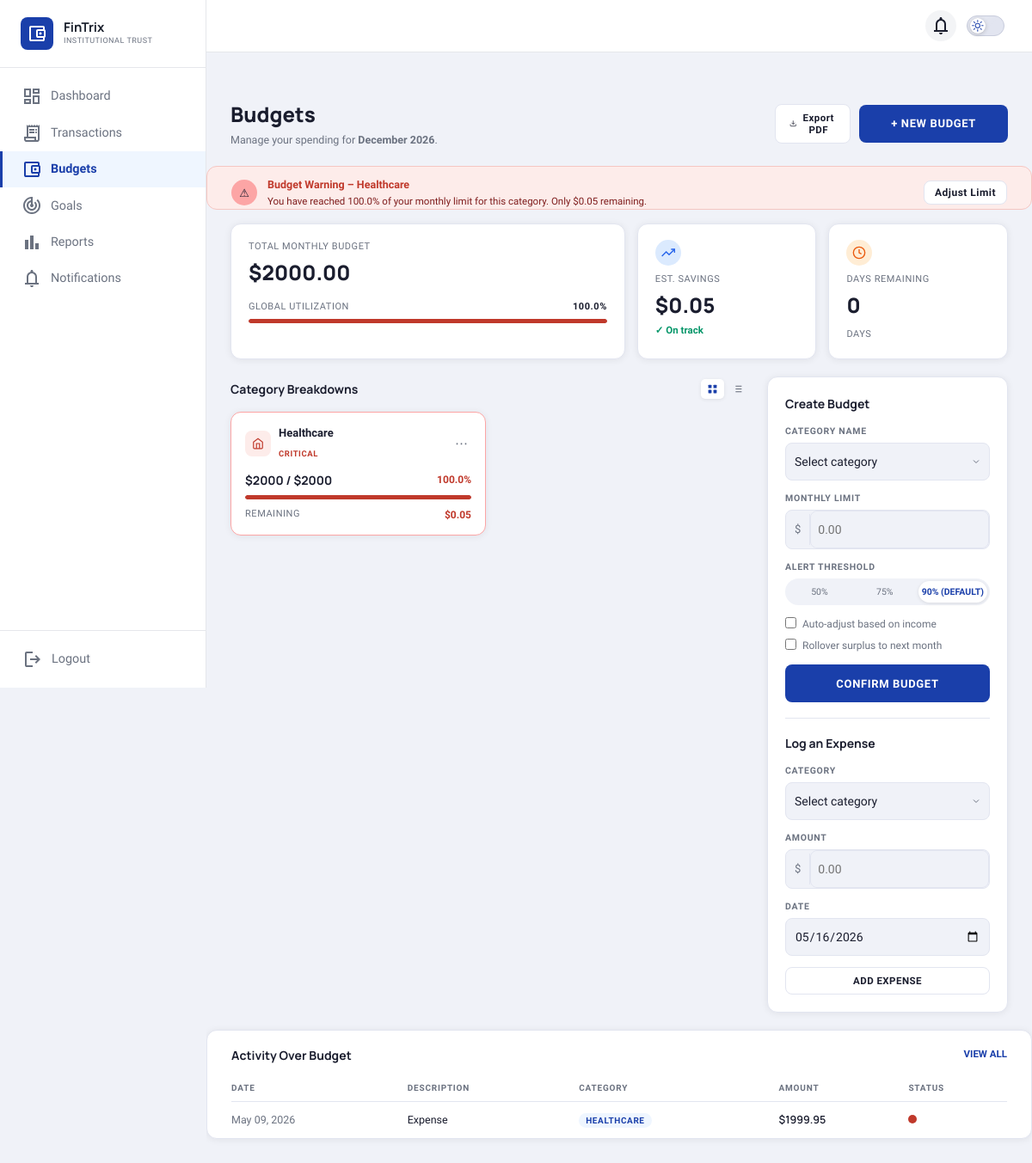
Page /budgets/4/ (signed in) on the committed database.
### budgets/models.py (models this page shows, shortened)
class Budget(models.Model):
    month = models.DateField()
    year = models.IntegerField()
    def get_total_spent(self) -> float:
        result = self.category_budgets.aggregate(total=Sum("spent_amount"))["total"]
        return result if result else 0.0
    def get_remaining(self) -> float:
        total_limit = self.category_budgets.aggregate(total=Sum("limit"))["total"] or 0.0
        return total_limit - self.get_total_spent()

class Category(models.Model):
    name = models.CharField(max_length=100, unique=True)

class CategoryBudget(models.Model):
    budget = models.ForeignKey(
        Budget,
        on_delete=models.CASCADE,
        related_name="category_budgets",
    )
    category = models.ForeignKey(
        Category,
        on_delete=models.CASCADE,
        related_name="category_budgets",
    )
    limit = models.FloatField()
    spent_amount = models.FloatField(default=0.0)
    def get_remaining(self) -> float:
        return self.limit - self.spent_amount
    def is_limited(self) -> bool:
        return self.spent_amount >= self.limit

class Expense(models.Model):
    category_budget = models.ForeignKey(
        CategoryBudget,
        on_delete=models.CASCADE,
        related_name="expenses",
    )
    amount = models.FloatField()
    date = models.DateField()
    description     = models.CharField(max_length=200, blank=True, default="Expense")

### budgets/views.py (the view)
# urls.py: path("<int:budget_id>/",views.budget_detail,name="budget_detail"),
@login_required
def budget_detail(request, budget_id):
    budget           = get_object_or_404(Budget, id=budget_id)
    category_budgets = budget.category_budgets.select_related("category")
    categories  = []
    total_limit = 0.0
    total_spent = 0.0
    for cb in category_budgets:
        percentage = (cb.spent_amount / cb.limit * 100) if cb.limit > 0 else 0
        expenses = list(cb.expenses.order_by("-date").values("id", "amount", "date"))
        categories.append({
            "id":           cb.id,
            "name":         cb.category.name,
            "limit":        cb.limit,
            "spent_amount": cb.spent_amount,
            "remaining":    cb.get_remaining(),
            "percentage":   round(percentage, 1),
            "is_limited":   cb.is_limited(),
            "expenses":     expenses,
        })
        total_limit += cb.limit
        total_spent += cb.spent_amount
    global_utilization = (total_spent / total_limit * 100) if total_limit > 0 else 0
    today    = date.today()
    last_day = monthrange(budget.year, budget.month.month)[1]
    days_remaining = (
        last_day - today.day
        if (today.month == budget.month.month and today.year == budget.year)
        else 0
    )
    return render(request, "Budget.html", {
        "budget":             budget,
        "categories":         categories,
        "total_limit":        total_limit,
        "total_spent":        total_spent,
        "remaining":          budget.get_remaining(),
        "global_utilization": round(global_utilization, 1),
        "estimated_savings":  total_limit - total_spent,
        "days_remaining":     days_remaining,
    })

### budgets/templates/Budget.html (shortened to what this page needs)
{% load static %}
<!DOCTYPE html>
<html lang="en">
<head>
  <link rel="stylesheet" href="{% static 'css/style-Budget.css' %}" />
  <link rel="stylesheet" href="{% static 'css/theme-global.css' %}" />
</head>
<body>
<div class="app">
  {% include "includes/fintrix_sidebar.html" %}
  <main class="main">
    <div class="top-header">
      <a href="{% url 'notification_center' %}" class="header-icon" title="Notifications" aria-label="Notifications" style="text-decoration:none;color:inherit;">
      </a>
      {% include "includes/fintrix_theme_toggle.html" %}
    </div>
    <div class="page-header">
      <div>
        <h1 class="page-title">Budgets</h1>
        <p class="page-sub">
          {% if budget %}Manage your spending for <strong>{{ budget.month|date:"F" }} {{ budget.year }}</strong>.
          {% else %}Manage your monthly spending limits and financial health.{% endif %}
        </p>
      </div>
      <div class="header-btns">
        <button class="btn-outline" id="exportBtn">
          <svg viewBox="0 0 24 24" fill="none" stroke="currentColor" stroke-width="2" width="13" height="13"><path d="M21 15v4a2 2 0 0 1-2 2H5a2 2 0 0 1-2-2v-4"/><polyline points="7 10 12 15 17 10"/><line x1="12" y1="15" x2="12" y2="3"/></svg>
          Export PDF
        </button>
        <a href="{% url 'create_budget' %}" class="btn-primary">+ New Budget</a>
      </div>
    </div>
    {% for cat in categories %}
      {% if cat.percentage >= 90 %}
      <div class="alert-bar" id="alertBar">
        <div class="alert-inner">
          <div class="alert-ico">⚠</div>
          <div>
            <strong>Budget Warning – {{ cat.name }}</strong>
            <p>You have reached {{ cat.percentage }}% of your monthly limit for this category. Only ${{ cat.remaining|floatformat:2 }} remaining.</p>
          </div>
        </div>
        <button class="btn-outline sm" onclick="scrollToForm()">Adjust Limit</button>
      </div>
      {% endif %}
    {% endfor %}
    {% if dashboard_data %}
    <div class="dash-grid">
      {% for item in dashboard_data %}
      <a href="{% url 'budget_detail' item.budget.id %}" class="dash-card">
        <div class="dash-card-top">
          <span class="dash-month">{{ item.budget.month|date:"F Y" }}</span>
          <span class="dash-badge">Active</span>
        </div>
        <div class="dash-nums">
          <div>
            <p class="lbl">Spent</p>
            <p class="num">${{ item.total_spent|floatformat:0 }}</p>
          </div>
          <div>
            <p class="lbl">Remaining</p>
            <p class="num green">${{ item.remaining|floatformat:0 }}</p>
          </div>
        </div>
      </a>
      {% empty %}
      <div class="no-budgets">
        <p>No budgets yet.</p>
        <a href="{% url 'create_budget' %}" class="btn-primary">Create your first budget</a>
      </div>
      {% endfor %}
    </div>
    {% elif budget %}
    <div class="stats-row">
      <div class="stat-card wide">
        <p class="lbl">TOTAL MONTHLY BUDGET</p>
        <div class="stat-main-row">
          <h2 class="stat-num">${{ total_limit|floatformat:2 }}</h2>
        </div>
        <div class="util-row">
          <span class="lbl">Global Utilization</span>
          <span class="lbl bold">{{ global_utilization }}%</span>
        </div>
        <div class="prog-track">
          <div class="prog-fill {% if global_utilization >= 90 %}fill-danger{% elif global_utilization >= 75 %}fill-warn{% endif %}"
               style="width:{{ global_utilization }}%"></div>
        </div>
      </div>
      <div class="stat-card">
        <div class="stat-icon blue">
          <svg viewBox="0 0 24 24" fill="none" stroke="currentColor" stroke-width="2" width="16" height="16"><polyline points="23 6 13.5 15.5 8.5 10.5 1 18"/><polyline points="17 6 23 6 23 12"/></svg>
        </div>
        <p class="lbl">EST. SAVINGS</p>
        <h2 class="stat-num">${{ estimated_savings|floatformat:2 }}</h2>
        <span class="on-track">✓ On track</span>
      </div>
      <div class="stat-card">
        <div class="stat-icon orange">
          <svg viewBox="0 0 24 24" fill="none" stroke="currentColor" stroke-width="2" width="16" height="16"><circle cx="12" cy="12" r="10"/><polyline points="12 6 12 12 16 14"/></svg>
        </div>
        <p class="lbl">DAYS REMAINING</p>
        <h2 class="stat-num">{{ days_remaining }}</h2>
        <span class="lbl">Days</span>
      </div>
    </div>
    <div class="content-wrap">
      <div class="content-left">
        <div class="sec-header">
          <h3 class="sec-title">Category Breakdowns</h3>
          <div class="view-btns">
            <button class="vbtn active" id="gridBtn">
              <svg viewBox="0 0 24 24" fill="currentColor" width="13" height="13"><rect x="3" y="3" width="7" height="7" rx="1"/><rect x="14" y="3" width="7" height="7" rx="1"/><rect x="3" y="14" width="7" height="7" rx="1"/><rect x="14" y="14" width="7" height="7" rx="1"/></svg>
            </button>
            <button class="vbtn" id="listBtn">
              <svg viewBox="0 0 24 24" fill="none" stroke="currentColor" stroke-width="2" width="13" height="13"><line x1="8" y1="6" x2="21" y2="6"/><line x1="8" y1="12" x2="21" y2="12"/><line x1="8" y1="18" x2="21" y2="18"/><line x1="3" y1="6" x2="3.01" y2="6"/></svg>
            </button>
          </div>
        </div>
        <div class="cat-grid" id="catGrid">
          {% for cat in categories %}
          <div class="cat-card {% if cat.percentage >= 90 %}cat-danger{% endif %}" data-name="{{ cat.name|lower }}">
            <div class="cat-head">
              <div class="cat-ico {% if cat.percentage >= 90 %}ico-danger{% endif %}">
                <svg viewBox="0 0 24 24" fill="none" stroke="currentColor" stroke-width="2" width="14" height="14"><path d="M3 9l9-7 9 7v11a2 2 0 0 1-2 2H5a2 2 0 0 1-2-2z"/><polyline points="9 22 9 12 15 12 15 22"/></svg>
              </div>
              <div class="cat-meta">
                <p class="cat-name">{{ cat.name }}</p>
                <span class="cat-tag {% if cat.percentage >= 90 %}tag-red{% endif %}">
                  {% if cat.percentage >= 90 %}CRITICAL{% else %}FIXED EXPENSE{% endif %}
                </span>
              </div>
              <button class="more-btn" data-id="{{ cat.id }}" data-budget="{{ budget.id }}">⋯</button>
            </div>
            <div class="cat-row">
              <span class="cat-spent">${{ cat.spent_amount|floatformat:0 }} / ${{ cat.limit|floatformat:0 }}</span>
              <span class="cat-pct {% if cat.percentage >= 90 %}pct-red{% elif cat.percentage >= 75 %}pct-warn{% endif %}">{{ cat.percentage }}%</span>
            </div>
            <div class="prog-track">
              <div class="prog-fill {% if cat.percentage >= 90 %}fill-danger{% elif cat.percentage >= 75 %}fill-warn{% elif cat.percentage >= 50 %}fill-ok{% endif %}"
                   style="width:{{ cat.percentage }}%"></div>
            </div>
            <div class="cat-foot">
              <span class="lbl">Remaining</span>
              <span class="rem-val {% if cat.percentage >= 90 %}rem-red{% endif %}">${{ cat.remaining|floatformat:2 }}</span>
            </div>
          </div>
          {% empty %}
          <div class="cat-empty">No categories added yet. Use the form to get started.</div>
          {% endfor %}
        </div>
      </div>
      <div class="content-right" id="formSection">
        <div class="form-card">
          <h3 class="form-title">Create Budget</h3>
          <form method="POST" action="{% url 'add_category_limit' budget.id %}" id="categoryForm">
            <div class="field">
              <label class="field-lbl">CATEGORY NAME</label>
              <div class="select-wrap">
                <select name="category_name" id="catSelect" required>
                  <option value="" disabled selected>Select category</option>
                </select>
              </div>
            </div>
            <div class="field">
              <label class="field-lbl">MONTHLY LIMIT</label>
              <div class="money-input">
                <span class="money-sym">$</span>
                <input type="number" name="limit" id="limitInput" step="0.01" min="0.01" placeholder="0.00" required />
              </div>
            </div>
            <div class="field">
              <label class="field-lbl">ALERT THRESHOLD</label>
              <div class="thresh-row">
                <span class="thresh-opt" data-val="50">50%</span>
                <span class="thresh-opt" data-val="75">75%</span>
                <span class="thresh-opt active" data-val="90">90% (DEFAULT)</span>
              </div>
            </div>
            <div class="field checks">
              <label class="chk-lbl"><input type="checkbox" name="auto_adjust" /> Auto-adjust based on income</label>
              <label class="chk-lbl"><input type="checkbox" name="rollover" /> Rollover surplus to next month</label>
            </div>
            <button type="submit" class="btn-primary full">CONFIRM BUDGET</button>
          </form>
          <div class="divider"></div>
          <h3 class="form-title">Log an Expense</h3>
          <form method="POST" action="{% url 'add_expense' budget.id %}" id="expenseForm">
            <div class="field">
              <label class="field-lbl">CATEGORY</label>
              <div class="select-wrap">
                <select name="category_name" required>
                  <option value="" disabled selected>Select category</option>
                </select>
              </div>
            </div>
            <div class="field">
              <label class="field-lbl">AMOUNT</label>
              <div class="money-input">
                <span class="money-sym">$</span>
                <input type="number" name="amount" step="0.01" min="0.01" placeholder="0.00" required />
              </div>
            </div>
            <div class="field">
              <label class="field-lbl">DATE</label>
              <input type="date" name="date" id="expenseDate" required />
            </div>
            <button type="submit" class="btn-outline full">ADD EXPENSE</button>
          </form>
        </div>
      </div>
    </div>
    <div class="activity-card">
      <div class="sec-header">
        <h3 class="sec-title">Activity Over Budget</h3>
        <a href="#" class="view-all">VIEW ALL</a>
      </div>
      <table class="act-table">
        <thead>
          <tr>
            <th>DATE</th>
            <th>DESCRIPTION</th>
            <th>CATEGORY</th>
            <th>AMOUNT</th>
            <th>STATUS</th>
          </tr>
        </thead>
        <tbody>
          {% for cat in categories %}
            {% for expense in cat.expenses %}
            <tr>
              <td class="act-date">{{ expense.date|date:"M d, Y" }}</td>
              <td class="act-desc">{{ expense.description|default:"Expense" }}</td>
              <td><span class="act-cat-tag">{{ cat.name }}</span></td>
              <td class="act-amt">${{ expense.amount|floatformat:2 }}</td>
              <td>
                {% if cat.percentage >= 90 %}
                  <span class="status-dot red"></span>
                {% else %}
                  <span class="status-dot green"></span>
                {% endif %}
              </td>
            </tr>
            {% endfor %}
          {% empty %}
          <tr><td colspan="5" class="act-empty">No expenses recorded yet.</td></tr>
          {% endfor %}
        </tbody>
      </table>
    </div>
    {% endif %}
  </main>
</div>
</body>
</html>

### rows in the picture
Budget: month "December", year "2026"
Category: name "Healthcare", name "Healthcare", name "HEALTHCARE"
CategoryBudget: spent_amount "2000", limit "2000"
Expense: date "May 09, 2026", description "Expense", amount "1999.95"

### other values in the picture
{{ cat.percentage }} "100.0"
{{ cat.remaining|floatformat:2 }} "0.05"
{{ total_limit|floatformat:2 }} "2000.00"
{{ global_utilization }} "100.0"
{{ estimated_savings|floatformat:2 }} "0.05"
{{ days_remaining }} "0"
